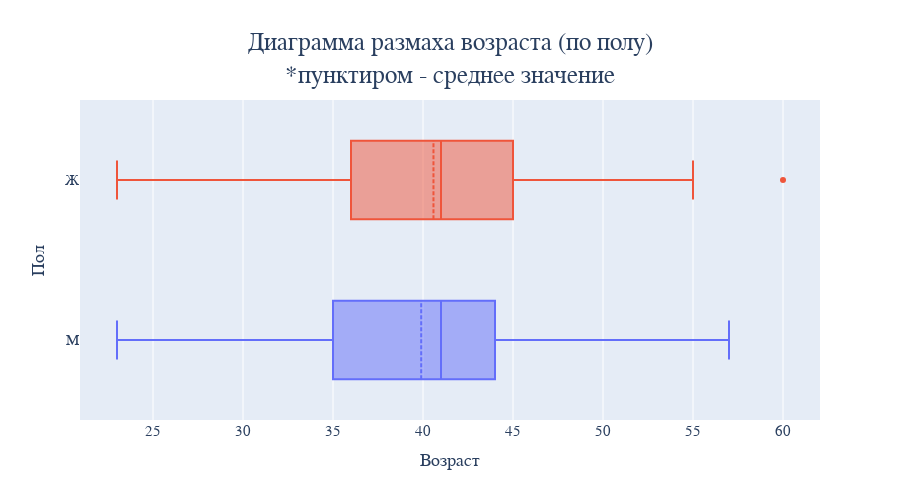

Here is the notebook cell this chart was saved with:
### Markdown cell above
Как ни странно, распределение возраста также напоминает нормальное

### Code cell
fig = go.Figure()

fig.add_trace(
    go.Box(
        x=df.loc[df['Пол'] == 'М','Возраст'],
        boxmean=True,
        name='М',
        showlegend=False
    ),
)

fig.add_trace(
    go.Box(
        x=df.loc[df['Пол'] == 'Ж','Возраст'],
        boxmean=True,
        name='Ж',
        showlegend=False
    ),
)

fig.update_layout(
    title_text='Диаграмма размаха возраста (по полу)<br>*пунктиром - среднее значение',
    yaxis_title='Пол',
    xaxis_title='Возраст',
)

### Figure 1 — Plotly figure (JSON) as saved in the notebook; plotly's stock layout.template omitted (floating-point values rounded to 4 significant figures; data arrays with more than 128 entries replaced by an {"elided": "..."} marker saying what was removed)
{"data": [{"boxmean": true, "name": "М", "showlegend": false, "type": "box", "x": {"elided": "139 int values"}}, {"boxmean": true, "name": "Ж", "showlegend": false, "type": "box", "x": [39, 49, 42, 32, 34, 40, 36, 41, 40, 50, 40, 45, 43, 25, 38, 37, 41, 42, 39, 39, 49, 41, 30, 49, 26, 50, 35, 36, 43, 46, 32, 50, 40, 44, 55, 39, 31, 38, 40, 38, 37, 55, 43, 31, 54, 50, 40, 45, 42, 41, 23, 45, 45, 45, 46, 43, 39, 45, 35, 25, 41, 48, 40, 36, 41, 39, 45, 39, 41, 34, 38, 47, 45, 39, 50, 49, 47, 45, 34, 40, 46, 36, 33, 30, 30, 33, 41, 41, 41, 47, 49, 43, 24, 36, 36, 36, 60, 44]}], "layout": {"height": 500, "title": {"text": "Диаграмма размаха возраста (по полу)<br>*пунктиром - среднее значение"}, "width": 900, "xaxis": {"autorange": true, "range": [20.94, 62.06], "title": {"text": "Возраст"}, "type": "linear"}, "yaxis": {"autorange": true, "range": [-0.5, 1.5], "title": {"text": "Пол"}, "type": "category"}}}
